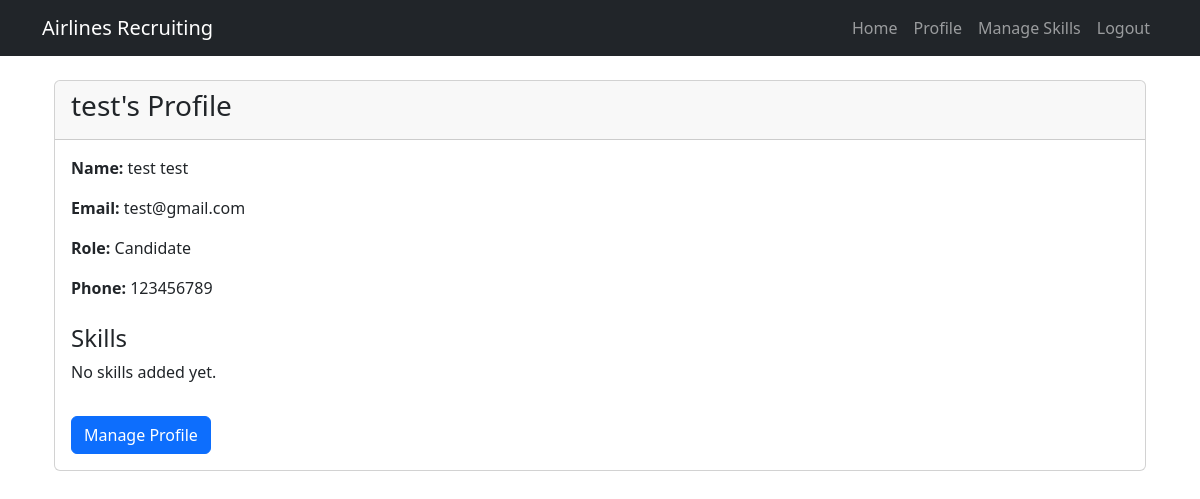
The app's page /profile/ (signed in) with its own data.
### home/models.py (models this page shows, shortened)
class User(AbstractUser):
    RECRUITER = 'recruiter'
    CANDIDATE = 'candidate'
    DEPARTMENT_MANAGER = 'department_manager'
    HR_COORDINATOR = 'hr_coordinator'
    ROLE_CHOICES = [
        (RECRUITER, 'Recruiter'),
        (CANDIDATE, 'Candidate'),
        (DEPARTMENT_MANAGER, 'Department Manager'),
        (HR_COORDINATOR, 'HR Coordinator'),
    ]
    role = models.CharField(max_length=20, choices=ROLE_CHOICES, default=CANDIDATE)
    phone_number = models.CharField(max_length=15, blank=True, null=True)

### home/views.py (the view)
# urls.py: path('profile/', views.profile, name='profile'),
@login_required
def profile(request):
    candidate = None
    candidate_skills = []
    if request.user.role == 'candidate':
        candidate, created = Candidate.objects.get_or_create(user=request.user)
        candidate_skills = CandidateSkill.objects.filter(candidate=candidate)
    context = {
        'candidate': candidate,
        'candidate_skills': candidate_skills,
    }
    return render(request, 'profile.html', context)

### home/templates/profile.html
{% extends "base.html" %} {% block content %}
<div class="container mt-4">
  <div class="card">
    <div class="card-header">
      <h3>{{ user.username }}'s Profile</h3>
    </div>
    <div class="card-body">
      <p><strong>Name:</strong> {{ user.first_name }} {{ user.last_name }}</p>
      <p><strong>Email:</strong> {{ user.email }}</p>
      <p><strong>Role:</strong> {{ user.get_role_display }}</p>
      {% if user.phone_number %}
      <p><strong>Phone:</strong> {{ user.phone_number }}</p>
      {% endif %} {% if user.role == 'candidate' %}
      <h4 class="mt-4">Skills</h4>
      {% if candidate_skills %}
      <ul class="list-group">
        {% for candidate_skill in candidate_skills %}
        <li class="list-group-item">
          {{ candidate_skill.skill.name }} - {{
          candidate_skill.get_proficiency_display }} ({{
          candidate_skill.years_experience }} year(s))
        </li>
        {% endfor %}
      </ul>
      {% else %}
      <p>No skills added yet.</p>
      {% endif %}
      <a href="{% url 'manage_skills' %}" class="btn btn-primary mt-3"
        >Manage Profile</a
      >
      {% endif %}
    </div>
  </div>
</div>
{% endblock %}

### records on screen
User: username "test", first_name "test", last_name "test", email "test@gmail.com", role "Candidate", phone_number "123456789"
